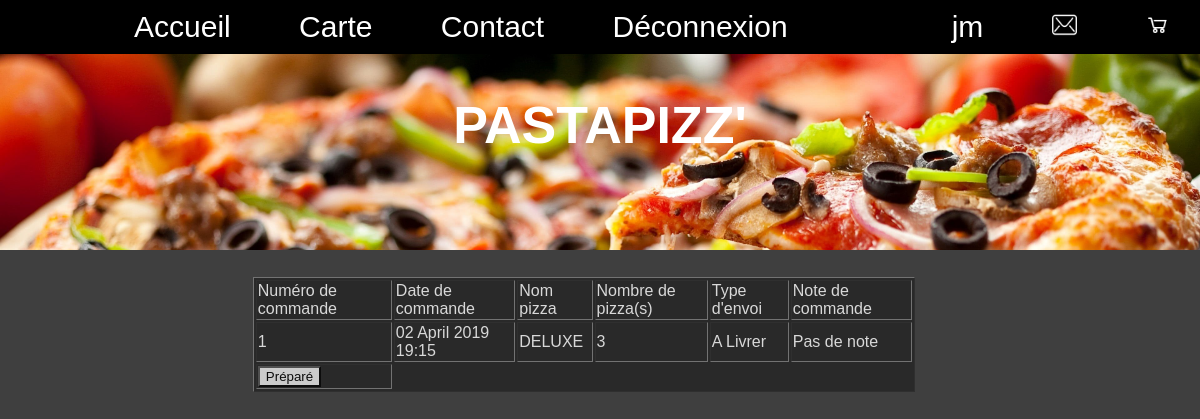
Page /gestion_cuisine.php (signed in) on the committed database.
### tables this page shows
CREATE TABLE `lignes_commandes` (
  `id_commande` int(11) NOT NULL,
  `id_pizza` int(11) NOT NULL,
  `quantite_commande` int(11) NOT NULL
);

CREATE TABLE `commandes` (
  `id_commande` int(11) NOT NULL,
  `date_commande` datetime NOT NULL,
  `date_livraison` datetime DEFAULT NULL,
  `date_recup` datetime DEFAULT NULL,
  `preparer` tinyint(1) NOT NULL DEFAULT '0',
  `remise_commande` int(11) DEFAULT NULL,
  `note_commande` text,
  `type_envoi` varchar(255) NOT NULL,
  `id_client` int(11) NOT NULL
);

CREATE TABLE `pizzas` (
  `id_pizza` int(11) NOT NULL,
  `nom_pizza` varchar(255) NOT NULL,
  `taille_pizza` varchar(255) NOT NULL,
  `prix_pizza` int(11) NOT NULL,
  `image` varchar(255) NOT NULL
);

### fonction.php (called while the page is built, shortened)
<?php
function bdd()
    {
        try{
            $bdd = new PDO('mysql:host=localhost;dbname=bddpizzas_finale', 'root', 'root', array(PDO::ATTR_ERRMODE => PDO::ERRMODE_EXCEPTION, PDO:: MYSQL_ATTR_INIT_COMMAND => 'SET NAMES utf8'));
        }
        catch(Exception $e)
        {
            die('Erreur : ' . $e->getMessage());
        }
        return $bdd;
    }
?>

### gestion_cuisine.php (the view, shortened to what this page needs)
<?php
require('fonction.php');
?>
<!DOCTYPE html>
<html>
<head>
	<link rel="stylesheet" type="text/css" href="style.css">
	<html lang="fr">
</head>
<body>
<div id="menu">
<?php include('header.php'); ?>
</div>
<section>
    <aside>
    	<table border ="1">
    		<tr>
    			<td>
    				Numéro de commande
    			</td>
    			<td>
    				Date de commande
    			</td>
                <td>
                    Nom pizza
                </td>
                <td>
                    Nombre de pizza(s)
                </td>
    			<td>
    				Type d'envoi
    			</td>
                <td>
                    Note de commande
                </td>
            </tr>
            <tr>
                <?php
                    $sel = bdd()->query("SELECT commandes.id_commande, note_commande, date_commande, nom_pizza, quantite_commande, type_envoi FROM commandes INNER JOIN lignes_commandes, pizzas WHERE commandes.id_commande = lignes_commandes.id_commande AND pizzas.id_pizza = lignes_commandes.id_pizza AND date_livraison IS NULL AND date_recup IS NULL AND preparer = '0'");
                    foreach($sel as $key)
                    {
                        $date_format = strftime('%d %B %Y %H:%M', strtotime($key['date_commande']));
                    ?>
                        <td><?php echo $key['id_commande']; ?></td>
                        <td><?php echo $date_format; ?></td>
                        <td><?php echo $key['nom_pizza']; ?></td>
                        <td><?php echo $key['quantite_commande']; ?></td>
                        <td><?php echo $key['type_envoi']; ?></td>
                        <td>
                            <?php
                                if ($key['note_commande'] == "")
                                {
                                    echo 'Pas de note';
                                }
                                else
                                {
                                    echo $key['note_client'];
                                }
                            ?>
                        </td>
                </tr>
                <tr>
                    <td>
                    <a href="<?php echo "preparer.php?id=".$key['id_commande']; ?>"><input type="button" value="Préparé"></a>
                    </td>
                </tr>
                <?php
                    }
                ?>
        </table>
    </aside>
</section>
<footer>PastaPizz' - 2019 copyright</footer>
</body>
</html>

### style.css (style rules this page uses)
* { font-family: "Source Code Pro Medium",verdana, Arial, "Comic Sans MS"; background-size: cover; -webkit-background-size: cover; -moz-background-size: cover; -o-background-size: cover; }
body { background-image: url(image/fondsite.jpg); position: static; background-attachment: fixed; background-repeat: no-repeat; background-color: #3f3f3f; }
a { text-decoration: none; color: grey; }
section { margin-top: 20%; margin-left: 18%; width: 60%; position: absolute; background-color: rgb(0, 0, 255); background-color: rgba(0, 0, 0, 0.5); color: white; }
aside { display: table; position: absolute; display: center; opacity: 0.8; background-image: black solid; margin-left: 4%; margin-top: 4%; margin-right: 4%; margin-bottom: 0; height: auto; width: auto; }
footer { text-align: center; }
table { background-color: #252525; }

### rows in the picture
lignes_commandes: id_commande.id_commande "1", id_commande.date_commande "02 April 2019 19:15", id_pizza.nom_pizza "DELUXE", quantite_commande "3", id_commande.type_envoi "A Livrer"

### other values in the picture
$_SESSION['pseudo'] "jm"
